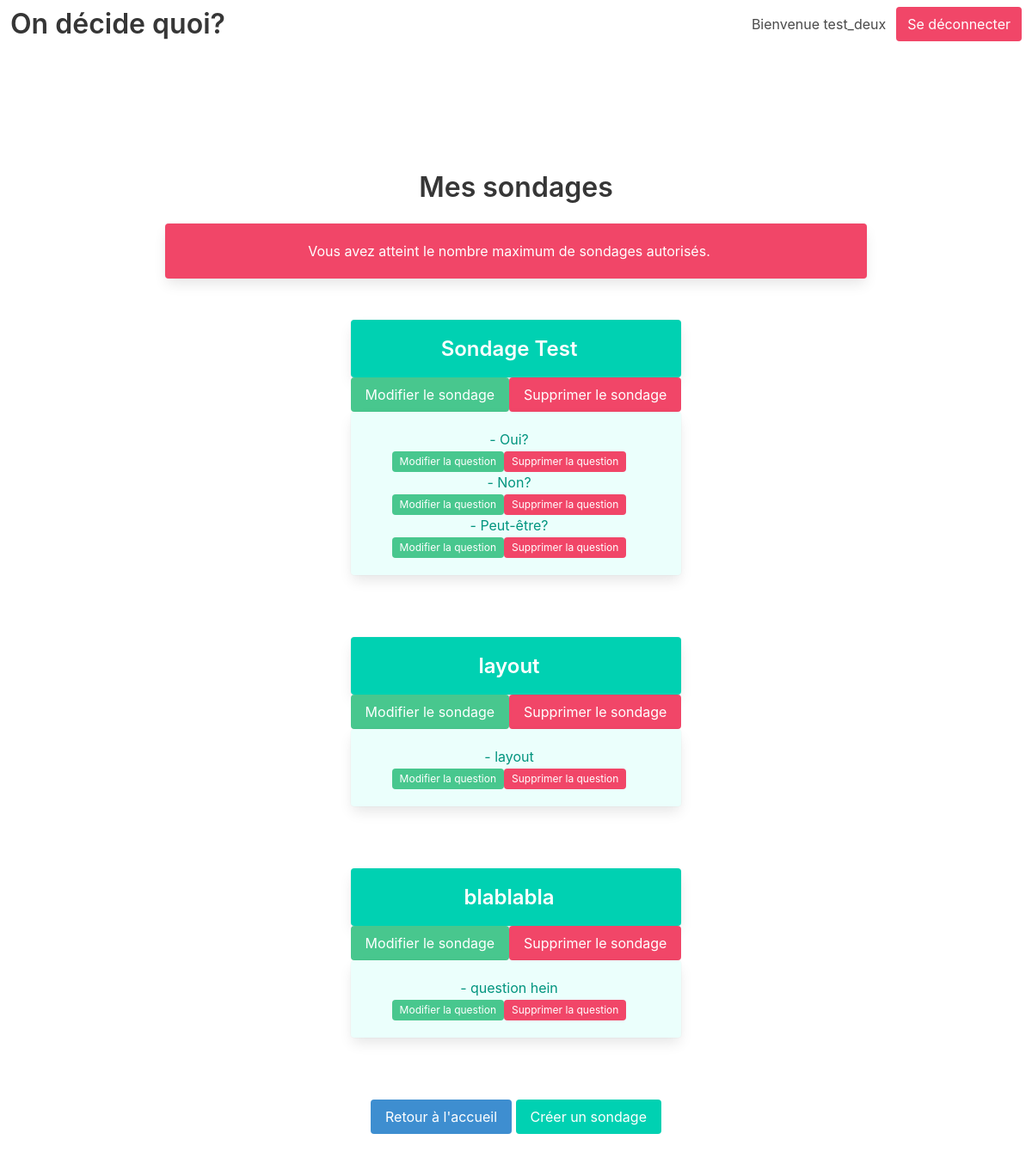
The page /polls/test_deux/new (signed in) on the database its author committed.
### polling/models.py (models this page shows, shortened)
class QuestionGroup(models.Model):
    name=models.CharField(max_length=600)
    creator=models.ForeignKey(User, on_delete=models.CASCADE)
    max_responders=models.IntegerField(blank=True,default=0)
    created=models.DateTimeField('date published')
    user_group=models.ForeignKey(Group, on_delete=models.CASCADE,blank=True,default=0)

class Question(models.Model):
    question_text = models.CharField(max_length=600)
    has_multiple_choices=models.BooleanField(default=False)
    question_group=models.ForeignKey(QuestionGroup, on_delete=models.CASCADE,null=True)
    question_number=models.IntegerField(blank=True,default=0)
    user_group=models.ForeignKey(Group, on_delete=models.CASCADE,blank=True,default=0)

### polling/views.py (the view, shortened to what this page needs)
# urls.py: path('polls/<str:user_group>/new', views.userGroupsNew, name='userGroupsNew'),
def userGroupsNew(request,user_group):
    GroupAmount=QuestionGroup.objects.filter(creator=request.user).count()
    groupList=QuestionGroup.objects.filter(user_group__name__exact=user_group).count()
    if GroupAmount>=3:
        groupList=QuestionGroup.objects.filter(creator=request.user)
        errorMessage='Vous avez atteint le nombre maximum de sondages autorisés.'
        return render(request, 'polling/userGroups.html', {'groupList':groupList,'errorMessage':errorMessage })
    else:
        pass

### polling/templates/polling/userGroups.html (shortened to what this page needs)
{% extends 'polling/base.html' %}
{% block content %}
<div class="container has-text-centered">
    <section class="section is-medium">
        <h1 class="title">Mes sondages</h1>
        {%if errorMessage%}
        <div class="notification is-primary is-danger box">
            <p>{{errorMessage}}</p>
        </div>
        {%endif%}
        <div class="tile is-ancestor">
            <div class="tile is-parent"></div>
        {% if groupList %}
            <div class="tile is-parent is-vertical">
            {% for group in groupList %}
                <br/>
                <section class="hoverable">
                    <a href="{%url 'polling:userGroupsDetail' user_group=group.creator  group_name=group.name%}"><div class="tile is-child notification is-primary box"><h2 class="title is-4">{{ group.name }}</h2></div></a>
                    {% if user.is_authenticated %}
                    <div class="has-text-centered">
                        <p class="level-item control field">
                            <button class="button is-success"><a href="{%url 'polling:userGroupsEdit' user_group=group.creator  group_name=group.name%}">Modifier le sondage</a></button>
                            <button class="button is-danger"><a href="{%url 'polling:userGroupsDelete' user_group=group.creator  group_name=group.name%}">Supprimer le sondage</a></button>
                        </p>
                    </div>
                    {% endif %}
                    <div class="notification is-primary is-light box">
                        {%for question in group.question_set.all%}
                        <p>- {{question.question_text}}</p>
                            <div class="has-text-centered">
                                <p class="level-item control field">
                                    <a href="{% url 'polling:questionEdit' user_group=group.creator group_name=group.name question_id=question.id %}"><span class="tag is-success">Modifier la question</span></a>
                                    <a href="{% url 'polling:questionDelete' user_group=group.creator group_name=group.name question_id=question.id %}"><span class="tag is-danger">Supprimer la question</span></a>
                                </p>
                            </div>
                        {%empty%}
                        <p>Ce sondage ne comporte aucune question pour l'instant</p>
                        {%endfor%}
                    </div>
                    <br/>
                </section>
            {% endfor %}
            </div>
        {% else %}
            <div class="tile notification is-warning">
                <p>Vous n'avez pas encore crée de sondage.
                Vous pouvez créer jusqu'à trois sondages de dix questions chacuns</p>
            </div>
        {% endif %}
            <div class="tile is-parent"></div>
        </div>
        {% if user.is_authenticated %}
        <button class="button is-info"><a href="{%url 'polling:portal'%}">Retour à l'accueil</a></button>
        <button class="button is-primary"><a href="{% url 'polling:userGroupsNew' user_group=request.user.id %}">Créer un sondage</a></button>
    </section>
    {%endif%}
</div>
{% endblock %}

### polling/templates/polling/base.html (shortened to what this page needs)
{% load static %}
<!DOCTYPE html>
<html lang="en">
<head>
    <link rel="stylesheet" href="https://cdn.jsdelivr.net/npm/bulma@0.8.2/css/bulma.min.css">
    <link rel="stylesheet" type="text/css" href="{% static 'polling/style.css' %}">
</head>
<nav class="navbar" role="navigation" aria-label="main navigation">
  <div class="navbar-brand">
    <a class="navbar-item" href="/">
      <h1 class="title">On décide quoi?</h1>
    </a>
  </div>
  <div class="navbar-end">
    <div class="navbar-item">
      {% if user.is_authenticated %}
        <h1 class="navbar-item">Bienvenue {{user.username}}</h1>
        <button class="button is-danger navbar-item"><a href="{% url 'polling:logout' %}">Se déconnecter</a></button>
      {%else%}
        <h1 class="navbar-item">Bienvenue</h1>
        <button class="button is-primary navbar-item"><a href="{% url 'polling:signup' %}">S'inscrire</a></button>
        <button class="button is-primary navbar-item"><a href="{% url 'polling:login' %}">Se connecter</a></button>
      {%endif%}
    </div>
  </div>
</nav>
<body>
    {% block content %}
    {% endblock %}
</body>
</html>

### polling/static/polling/style.css (style rules this page uses)
a { color:white }

### rows shown on the page
QuestionGroup: name "Sondage Test"
Question: question_text "Oui?"
Question: question_text "Non?"
Question: question_text "Peut-être?"
QuestionGroup: name "layout"
Question: question_text "layout"
QuestionGroup: name "blablabla"
Question: question_text "question hein"

### other values the page prints
{{ user.username }} "test_deux"
{{ errorMessage }} "Vous avez atteint le nombre maximum de sondages autorisés."
